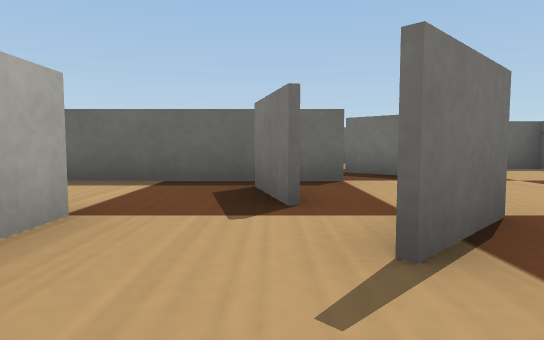
[1] (above)

18 first-person views from a walk through a world built for the Webots simulator. The camera is 0.05 m above the floor, tilts 4° down and sees 75° across. The floor is counted in squares, 0.1 m on a side. Each view is taken from the middle of a square. On the plan, view 1 faces up. The plan holds only what a view shows up to about 9 squares ahead; the rest is blank. Robots are left out. Webots' stock objects and surfaces are drawn as simple stand-ins.

[2]
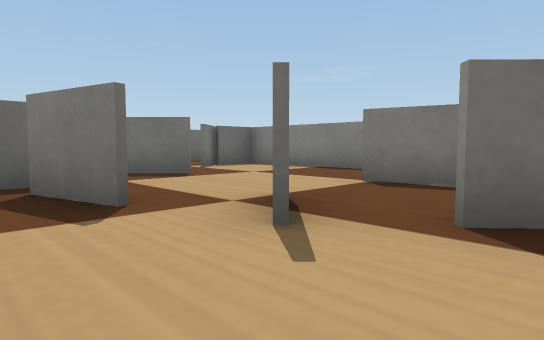

[3]
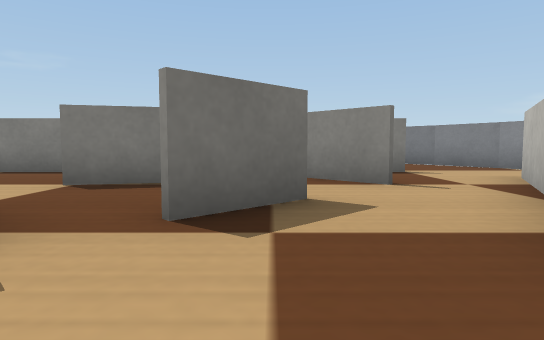

[4]
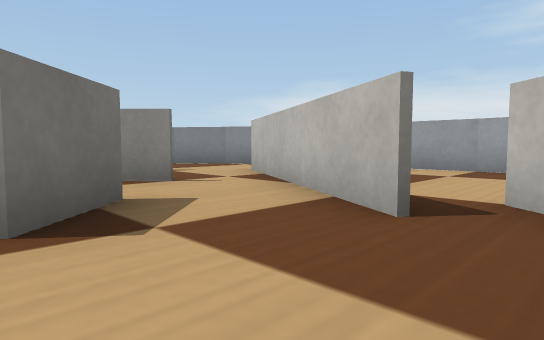

[5]
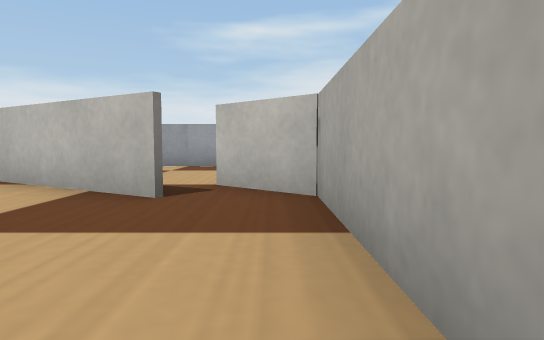

[6]
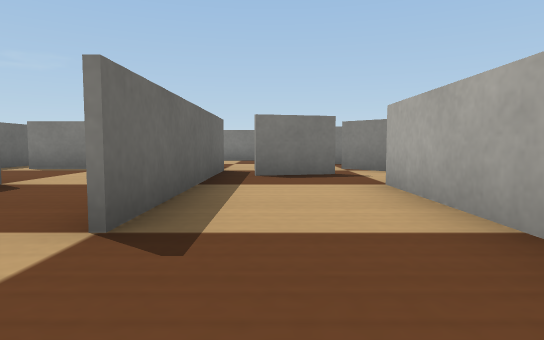

[7]
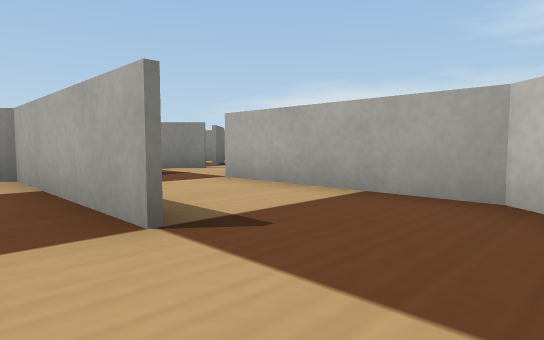

[8]
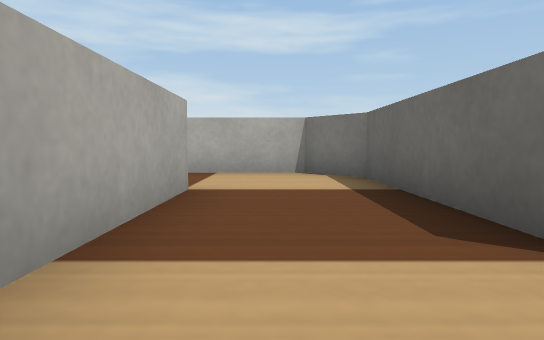

[9]
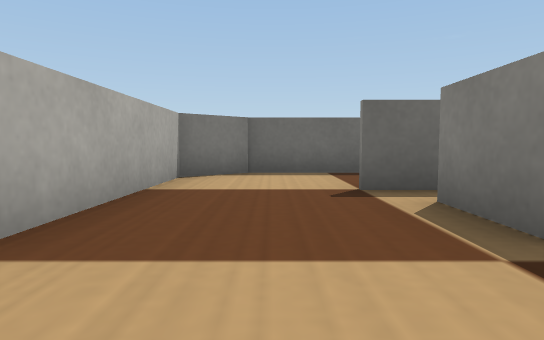

[10]
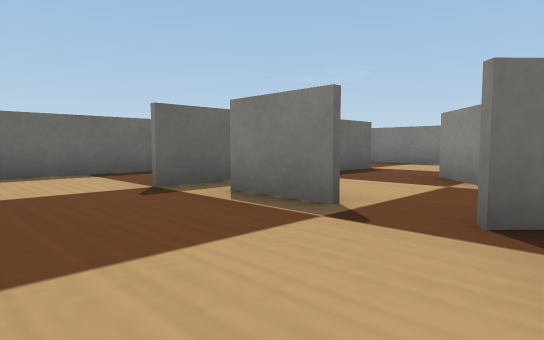

[11]
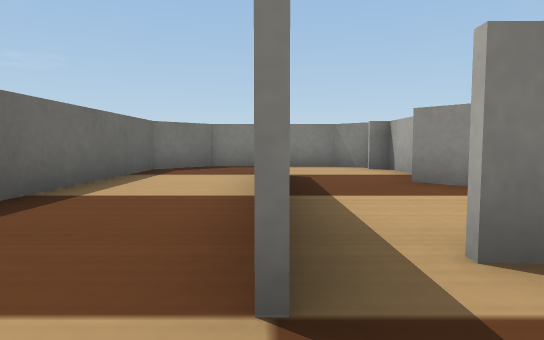

[12]
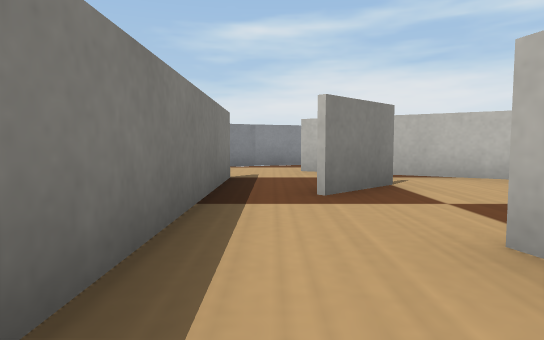

[13]
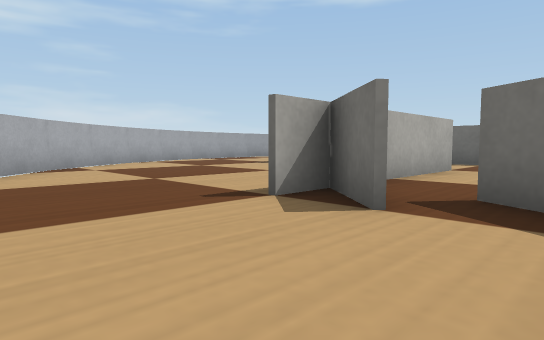

[14]
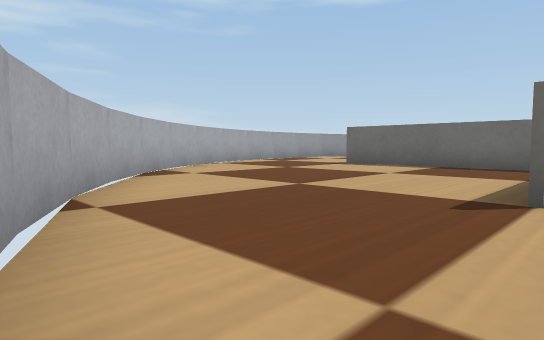

[15]
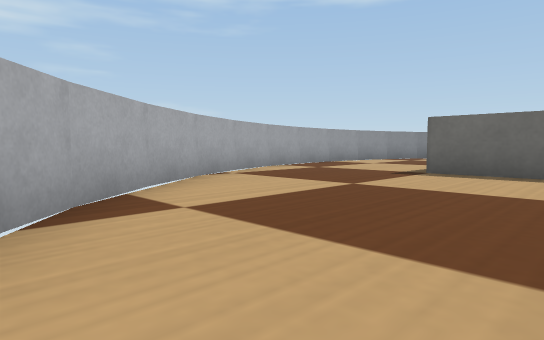

[16]
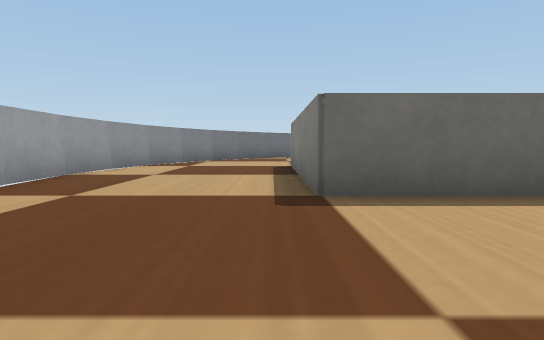

[17]
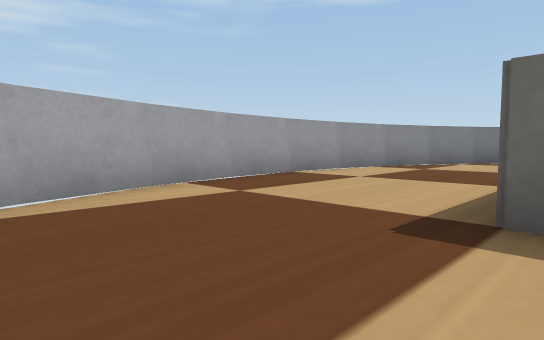

[18]
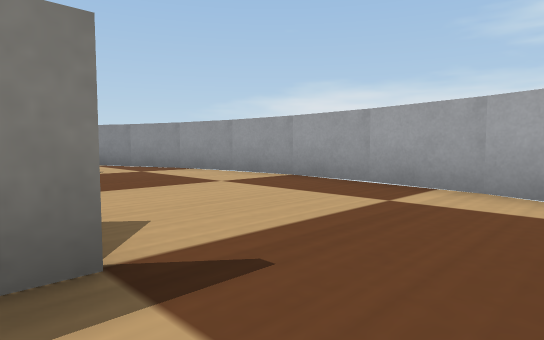

### Floor plan
Points are (right, up) in squares from view 1. A wall is a line through its corners. A room is listed if a view was taken in it or the views show most of it. See-through windows are left out.
Room 1 (views 1, 2, 3, 4)
walls: (0.5, 1.5) (1.6, 2.5) (0.6, 1.4); (3.7, 1.5) (3.4, 2.7); (2.3, -0.4) (1.3, 0.7); (-1.4, 1.5) (-1.4, -2.5); (2.5, 5.5) (1.3, 6.6); (3.4, -1.5) (4.5, -0.5); (0, -1.3) (3, -3); (-1.5, -1.4) (-0.2, -2.5)
ways out: opening at (-1, 2) to room 2; gap at (0, 4) to room 2; opening at (3, 6) to room 5; opening at (4, 2) to room 6
Room 2 (view 5)
walls: (-1.4, 2.5) (-1.4, 1.5); (0.1, 2.9) (-0.2, 4.3); (1.1, 4.9) (-1.6, 4.9)
ways out: opening at (-1, 2) to room 1; gap at (0, 4) to room 1; opening at (-2.5, 3.5) to room 3
Room 3 (view 6)
walls: (-5.7, 2.9) (-5.3, 2.5) (-1.4, 2.5); (-1.6, 4.9) (-4, 4.9)
ways out: opening at (-2.5, 3.5) to room 2; opening at (-5, 5) to room 4
Room 4 (view 7)
walls: (-4.1, 5.1) (-1.4, 5.1); (-1.5, 7.5) (-5.5, 7.5) (-6.4, 6.6) (-6.4, 4.4)
ways out: opening at (-5, 5) to room 3; opening at (-2.5, 6) to room 5
Room 5 (views 8, 9, 10, 11)
walls: (2.8, 9.9) (1, 9.9); (1.4, 7.7) (1.5, 9.2); (3.9, 7.2) (4.9, 8.1); (6.1, 9.9) (4.8, 9.9); (6.1, 7.5) (7.4, 7.5) (7.4, 8); (-1.4, 5.1) (0, 5.1); (7.8, 7.8) (8.4, 8.5) (8.4, 11.4) (7.4, 12.4) (-0.4, 12.4) (-1.4, 11.5) (-1.4, 7.8)
ways out: opening at (3, 6) to room 1; opening at (-2.5, 6) to room 4
Room 6 (views 12, 13, 14, 15, 16, 17, 18)
walls: (-1.6, -2.6) (-1.6, -2.1); (-0.3, -2.6) (-1.5, -1.5); (-2.2, 2.5) (-6.5, 2.5) (-6.5, 7.4); (0.6, -1.8) (0, -1.4); (-4.8, -4.9) (-3.3, -5.7); (-6.1, -4.1) (-4.7, -5); (-3.5, -5.6) (-1.9, -6.1); (-7.2, -3.1) (-5.9, -4.2); (-2, -6.1) (-0.5, -6.4) (1.1, -6.5); (-8.2, -1.9) (-7.1, -3.2); (-9, -0.7) (-8.1, -2.1); (3, -3) (4.5, -3.9); (1, -6.5) (2.6, -6.4); (-9.7, 0.7) (-8.9, -0.8); (2.4, -6.4) (4, -6.1); (-10.1, 2.1) (-9.6, 0.5); (3.9, -6.1) (5.4, -5.6); (-10.4, 3.6) (-10.1, 2); (5.6, -2.6) (5.6, 2.2); (5.3, -5.7) (6.8, -5); (-10.5, 5.1) (-10.4, 3.5); (5.6, 3.9) (5.6, 7.5) (4.9, 7.5); (6.7, -5) (8, -4.1); (-10.4, 6.6) (-10.5, 5); (4.3, 7.5) (3.8, 7.1); (-10.1, 8) (-10.4, 6.4); (-9.7, 9.1) (-10.1, 7.9)
ways out: opening at (4, 2) to room 1; opening at (-8.5, 7.5)

Where each view was taken, in squares from view 1:
view 1: 0 up, 0 right, facing up
view 2: 0 up, 1 left, facing up-right
view 3: 0 up, 1 left, facing right
view 4: 1 up, 1 left, facing down-right
view 5: 2 up, 1 left, facing down
view 6: 4 up, 6 left, facing right
view 7: 6 up, 6 left, facing down-right
view 8: 6 up, 0 right, facing left
view 9: 6 up, 0 right, facing up
view 10: 6 up, 1 left, facing up-right
view 11: 10 up, 0 right, facing right
view 12: 3 up, 5 right, facing down
view 13: 5 down, 1 right, facing up-left
view 14: 6 down, 1 left, facing up-left
view 15: 4 down, 4 left, facing up-left
view 16: 1 down, 7 left, facing up
view 17: 0 up, 6 left, facing up-left
view 18: 2 down, 3 left, facing down-right
